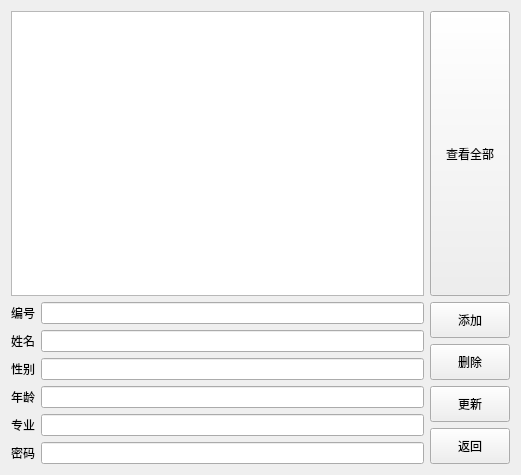
<?xml version="1.0" encoding="UTF-8"?>
<ui version="4.0">
 <class>manage_student</class>
 <widget class="QWidget" name="manage_student">
  <property name="geometry">
   <rect>
    <x>0</x>
    <y>0</y>
    <width>521</width>
    <height>475</height>
   </rect>
  </property>
  <property name="windowTitle">
   <string>Form</string>
  </property>
  <layout class="QVBoxLayout" name="verticalLayout_4">
   <item>
    <layout class="QVBoxLayout" name="verticalLayout_3">
     <item>
      <layout class="QHBoxLayout" name="horizontalLayout_8">
       <item>
        <widget class="QTableWidget" name="tableWidget"/>
       </item>
       <item>
        <widget class="QPushButton" name="seeAllButton">
         <property name="sizePolicy">
          <sizepolicy hsizetype="Minimum" vsizetype="Minimum">
           <horstretch>0</horstretch>
           <verstretch>0</verstretch>
          </sizepolicy>
         </property>
         <property name="text">
          <string>查看全部</string>
         </property>
        </widget>
       </item>
      </layout>
     </item>
     <item>
      <layout class="QHBoxLayout" name="horizontalLayout_7">
       <item>
        <layout class="QVBoxLayout" name="verticalLayout">
         <item>
          <layout class="QHBoxLayout" name="horizontalLayout">
           <item>
            <widget class="QLabel" name="label">
             <property name="text">
              <string>编号</string>
             </property>
            </widget>
           </item>
           <item>
            <widget class="QLineEdit" name="idLineEdit"/>
           </item>
          </layout>
         </item>
         <item>
          <layout class="QHBoxLayout" name="horizontalLayout_2">
           <item>
            <widget class="QLabel" name="label_2">
             <property name="text">
              <string>姓名</string>
             </property>
            </widget>
           </item>
           <item>
            <widget class="QLineEdit" name="nameLineEdit"/>
           </item>
          </layout>
         </item>
         <item>
          <layout class="QHBoxLayout" name="horizontalLayout_3">
           <item>
            <widget class="QLabel" name="label_3">
             <property name="text">
              <string>性别</string>
             </property>
            </widget>
           </item>
           <item>
            <widget class="QLineEdit" name="sexLineEdit"/>
           </item>
          </layout>
         </item>
         <item>
          <layout class="QHBoxLayout" name="horizontalLayout_5">
           <item>
            <widget class="QLabel" name="label_5">
             <property name="text">
              <string>年龄</string>
             </property>
            </widget>
           </item>
           <item>
            <widget class="QLineEdit" name="ageLineEdit"/>
           </item>
          </layout>
         </item>
         <item>
          <layout class="QHBoxLayout" name="horizontalLayout_4">
           <item>
            <widget class="QLabel" name="label_4">
             <property name="text">
              <string>专业</string>
             </property>
            </widget>
           </item>
           <item>
            <widget class="QLineEdit" name="majorLineEdit"/>
           </item>
          </layout>
         </item>
         <item>
          <layout class="QHBoxLayout" name="horizontalLayout_6">
           <item>
            <widget class="QLabel" name="label_6">
             <property name="text">
              <string>密码</string>
             </property>
            </widget>
           </item>
           <item>
            <widget class="QLineEdit" name="passwardLineEdit"/>
           </item>
          </layout>
         </item>
        </layout>
       </item>
       <item>
        <layout class="QVBoxLayout" name="verticalLayout_2">
         <item>
          <widget class="QPushButton" name="insertButton">
           <property name="sizePolicy">
            <sizepolicy hsizetype="Preferred" vsizetype="Preferred">
             <horstretch>0</horstretch>
             <verstretch>0</verstretch>
            </sizepolicy>
           </property>
           <property name="text">
            <string>添加</string>
           </property>
          </widget>
         </item>
         <item>
          <widget class="QPushButton" name="deleteButton">
           <property name="sizePolicy">
            <sizepolicy hsizetype="Preferred" vsizetype="Preferred">
             <horstretch>0</horstretch>
             <verstretch>0</verstretch>
            </sizepolicy>
           </property>
           <property name="text">
            <string>删除</string>
           </property>
          </widget>
         </item>
         <item>
          <widget class="QPushButton" name="updateButton">
           <property name="sizePolicy">
            <sizepolicy hsizetype="Preferred" vsizetype="Preferred">
             <horstretch>0</horstretch>
             <verstretch>0</verstretch>
            </sizepolicy>
           </property>
           <property name="text">
            <string>更新</string>
           </property>
          </widget>
         </item>
         <item>
          <widget class="QPushButton" name="backButton">
           <property name="sizePolicy">
            <sizepolicy hsizetype="Preferred" vsizetype="Preferred">
             <horstretch>0</horstretch>
             <verstretch>0</verstretch>
            </sizepolicy>
           </property>
           <property name="text">
            <string>返回</string>
           </property>
          </widget>
         </item>
        </layout>
       </item>
      </layout>
     </item>
    </layout>
   </item>
  </layout>
 </widget>
 <resources/>
 <connections/>
</ui>
